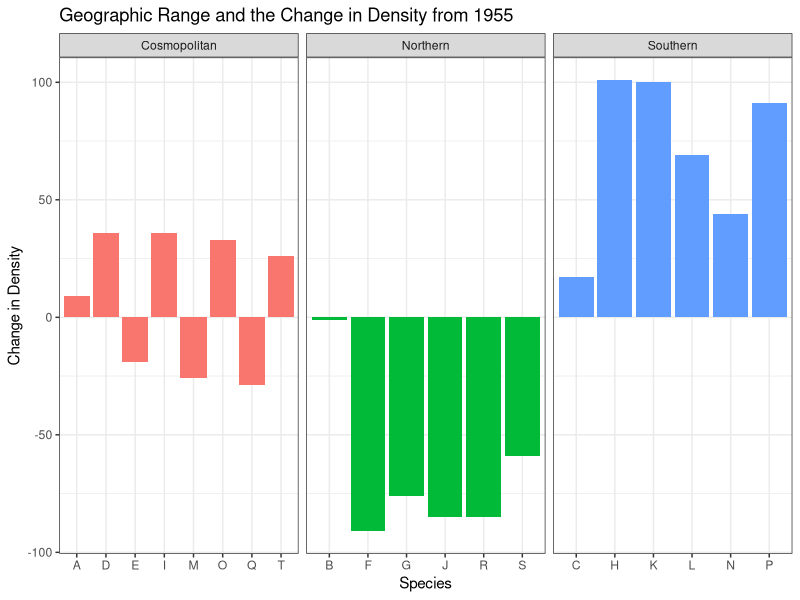
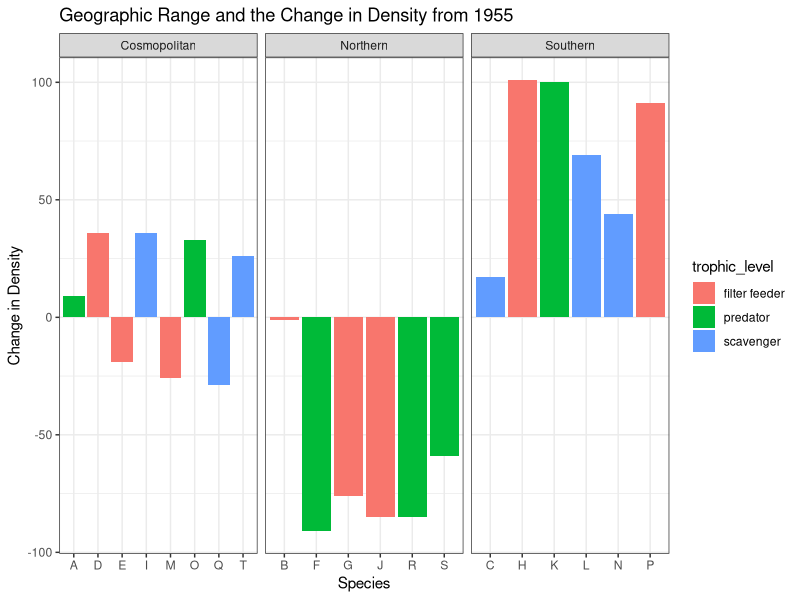

Recreate these plots in R, in order. (Note: this script raises an error after producing the figures.)
## ---- chunk 1
knitr::opts_chunk$set(echo = TRUE)
library(tidyverse)
## ---- chunk 2

climate_change <- read_csv("climate_change.csv")


## ---- chunk 3

geographic <- ggplot(climate_change, aes(x = Species, y = density_change, fill = geographic_range))+
  geom_bar(stat = "identity")+
  facet_wrap(~geographic_range, scales = "free_x") +
  theme_bw()+
  labs(title = "Geographic Range and the Change in Density from 1955",
       y = "Change in Density") +
  theme(legend.position = "none")

geographic



## ---- chunk 4

larval <- ggplot(climate_change, aes(x = Species, y = density_change, fill = trophic_level))+
  geom_bar(stat = "identity")+
  facet_wrap(~geographic_range, scales = "free_x") +
  theme_bw()+
  labs(title = "Geographic Range and the Change in Density from 1955",
       y = "Change in Density") 
  #theme(legend.position = "none")

larval

development_change


## ---- chunk 5

trophic <- ggplot(climate_change, aes(x = Species, y = density_change, fill = trophic_level))+
  geom_bar(stat = "identity")+
  facet_wrap(~trophic_level, scales = "free_x") +
  theme_bw()+
  labs(title = "Trophic Level and the Change in Density from 1955",
       y = "Change in Density") +
  theme(legend.position = "none")

trophic



## ---- chunk 6

nuclear <- read_csv("nuclearpowerplant.csv")

nuclearspecies <- read_csv("nuclear_species.csv")


## ---- chunk 7

speciesa <- ggplot(nuclearspecies, aes(x = Year, y = A, fill = Plant)) +
  geom_bar(stat = "identity") +
  facet_wrap(~Plant) +
  theme_bw() +
  theme(legend.position = "none",
        axis.text.x = element_text(angle = 38)) +
  labs(title = "Density of Species A",
       y = "Number of Individuals per 100m^2 ")
  

speciesa

## ---- chunk 8

speciesb <- ggplot(nuclearspecies, aes(x = Year, y = B, fill = Plant)) +
  geom_bar(stat = "identity") +
  facet_wrap(~Plant) +
  theme_bw() +
  theme(legend.position = "none",
        axis.text.x = element_text(angle = 40)) +
  labs(title = "Density of Species B",
       y = "Number of Individuals per 100m^2 ")
  

speciesb


## ---- chunk 9

speciesc <- ggplot(nuclearspecies, aes(x = Year, y = C, fill = Plant)) +
  geom_bar(stat = "identity") +
  facet_wrap(~Plant) +
  theme_bw() +
  theme(legend.position = "none",
        axis.text.x = element_text(angle = 40)) +
  labs(title = "Density of Species C",
       y = "Number of Individuals per 100m^2 ")
  

speciesc



## ---- chunk 10

fishery <- read_csv("fishery.csv") %>%
  na.omit()

adult_recruit <- read_csv("recruit_adult.csv")

recruit_adult <- read_csv("adult_recruit.csv")


## ---- chunk 11


c_recruitCA_adult_OR <- ggplot(recruit_adult, aes(x = Recruit_Cancer_CA, y = Adult_Cancer_OR))+
  geom_point()+
  theme_bw()+
  labs(#title = "Adult Cancer Crab in Oregon with Recruitment in California",
       x = "California Cancer Recruitment",
       y = "Oregon Cancer Adults")

c_recruitCA_adult_OR



## ---- chunk 12

barn_ca_upwelling <- ggplot(fishery, aes(x = Recruit_Barnacle_CA)) +
  geom_line(aes(y = Upwelling_Winter_CA, color = "Upwelling Winter")) +
  scale_color_manual(values = c("darkorange3", "cyan3"))+
  labs(title = "Recruitment of Barnacle Bill During Winter Upwelling in CA",
       x = "Barnacle Recruitment",
       y = "Winter Upwelling",
       color = "Season")+
  theme_bw()+
   theme(legend.position = "none")
  


barn_ca_upwelling
